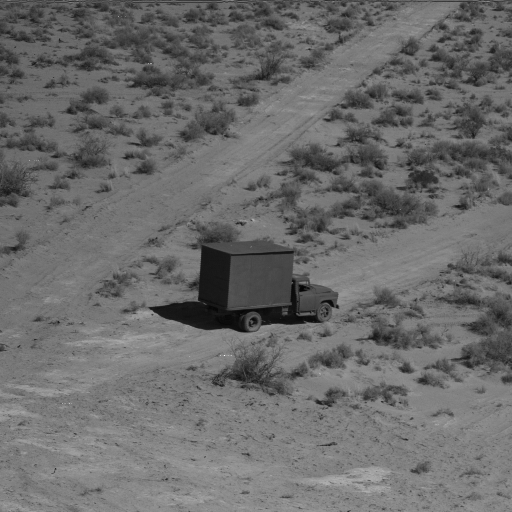
%> input picture Semana 6/car.tiff, 512 x 512 px
$ octave --eval "tira_borda_y('car.tiff');"   (GNU Octave 9; MATLAB toolbox functions it lacks are replaced by stand-ins)
%> lines starting %> are read from the running program, lines starting %| are printed output that depends on the picture; in (x1, y1, x2, y2) boxes, pixels count from 0 and x2, y2 are one past the last pixel; in counts of white or black regions, pixels touching at a corner belong together; the program's own positions count from 1
### Semana 6/filtra.m
function filtra(imagem, mascara)
  img = imread(imagem);
  transformada = fft2(img);

  transformada_centrada = fftshift(transformada);

  espectro = log(abs(transformada_centrada) + 1);
  [~, nome_base, ~] = fileparts(imagem);
  espectro_nome = sprintf('espectro_%s.png', nome_base);
  imwrite(mat2gray(espectro), espectro_nome);

  transformada_filtrada = transformada_centrada .* mascara;

  transformada_descentralizada = ifftshift(transformada_filtrada);

  inversa = ifft2(transformada_descentralizada);
  img_filtrada = abs(inversa);

  figure;
  imshow(mat2gray(img_filtrada), []);
  title('Imagem Filtrada');

  img_filtrada_nome = sprintf('filtrada_%s.png', nome_base);
  imwrite(mat2gray(img_filtrada), img_filtrada_nome);

  img_filtrada = img_filtrada_nome;
end

### Semana 6/tira_borda_y.m
function tira_borda_y(imagem)
%> called with imagem = 'car.tiff'
  img = imread(imagem);
%> img is the input picture: size 512x512 uint8; min 3, max 250, mean 107.1
  [rows, cols] = size(img);
%> rows = 512; cols = 512
  mascara = ones(rows, cols);

  largura_borda = 20;
  faixa_inicial = rows/2 - largura_borda/2;
%> faixa_inicial = 246
  faixa_final = rows/2 + largura_borda/2;
%> faixa_final = 266

  mascara(faixa_inicial:faixa_final, :) = 0;
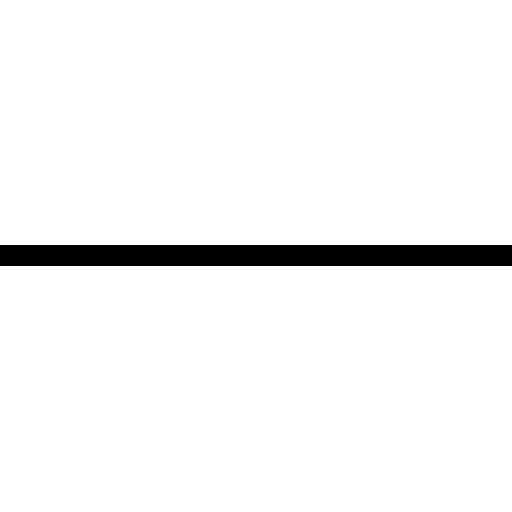
%> mascara: size 512x512 double; values 0 (black) and 1 (white), 95.9% white; 1 black region, box (x1, y1, x2, y2) and area: (0, 245, 512, 266) 10752

  figure;
  imshow(mascara, []);
  title('Máscara Remove Borda Vertical');

  filtra(imagem, mascara);
%> in filtra, `espectro = log(abs(transformada_centrada) + 1);`:
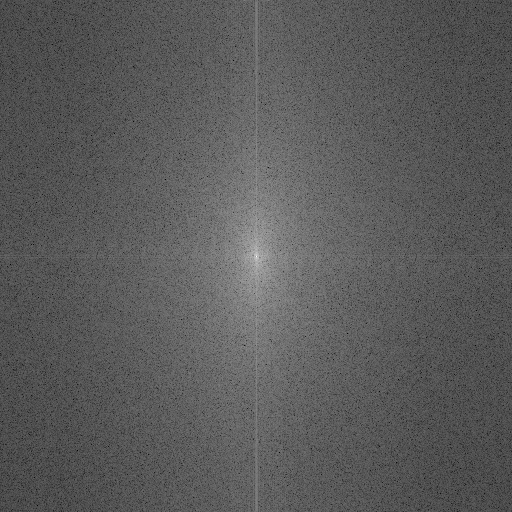
%> espectro: size 512x512 double; min 2.56, max 17.15, mean 7.78; drawn with min black and max white
%> in filtra, `img_filtrada = abs(inversa);`:
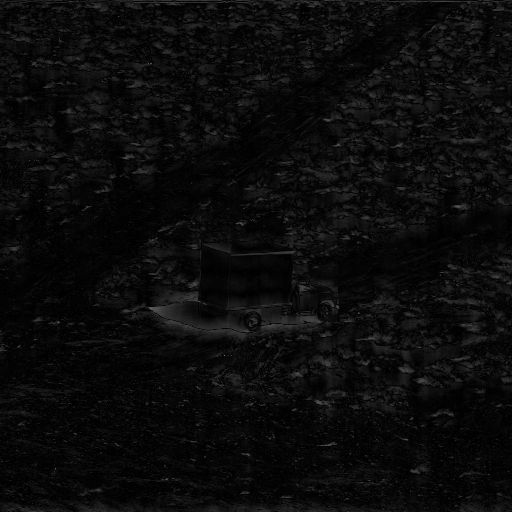
%> img_filtrada: size 512x512 double; min 0.00335, max 112.5, mean 11.9
%> in filtra, `imshow(mat2gray(img_filtrada), []);`:
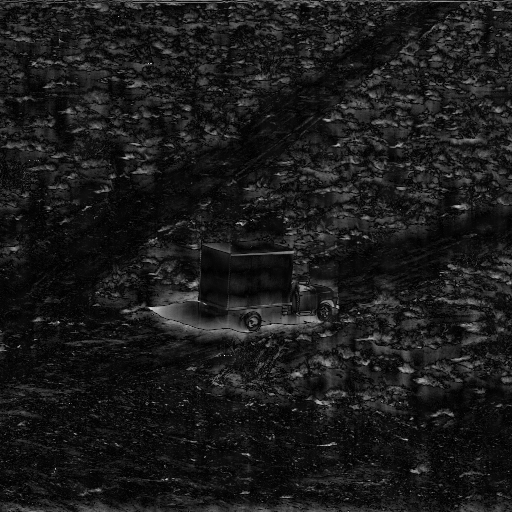
%> displayed picture: size 512x512, on the screen's scale of 0 to 255; min 0, max 255, mean 26.9
end
